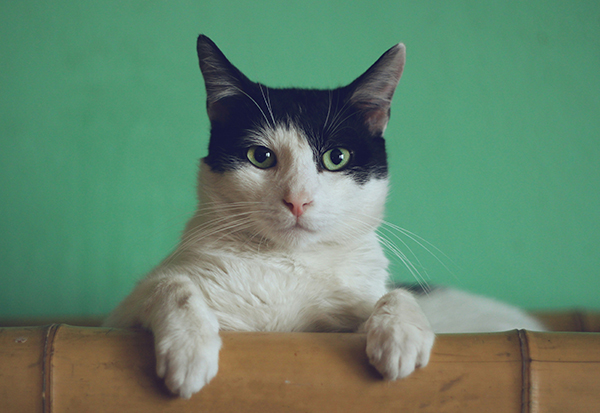
#> input picture Assets/Cat2.jpg, 600 x 413 px, found by its file name
$ python contour.py
#> lines starting #> are read from the running program, lines starting #| are printed output that depends on the picture; after the words box and inside, x2 and y2 are one past the last pixel; in counts of white or black regions, pixels touching at a corner belong together
import cv2 as cv
import numpy as np

img = cv.imread('Assets/cat2.jpg')
#> img is the input picture: shape (413, 600, 3); mean B, G, R 108.4, 133.2, 99.7
#cv.imshow('cat',img)

gray = cv.cvtColor(img, cv.COLOR_BGR2GRAY)  # Convert the image to grayscale
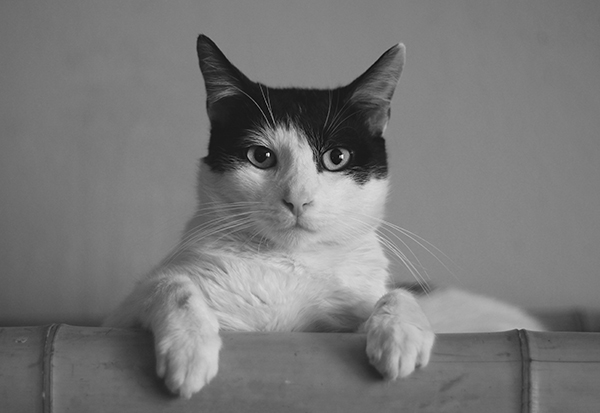
#> gray: shape (413, 600); min 3, max 255, mean 120.4
#cv.imshow("gray", gray)

blank = np.zeros(img.shape, dtype="uint8")
cv.imshow("blank", blank)  # Create a blank image with the same dimensions as the input image

#blur = cv.GaussianBlur(gray, (5, 5), 0)  # Apply Gaussian blur to the grayscale image


#canny = cv.Canny(img, 125,175)#125 = lower threshold, 175 = upper threshold
#cv.imshow("canny",canny)


ret,thresh = cv.threshold(gray,125,255,cv.THRESH_BINARY)  # Apply binary thresholding to the grayscale image
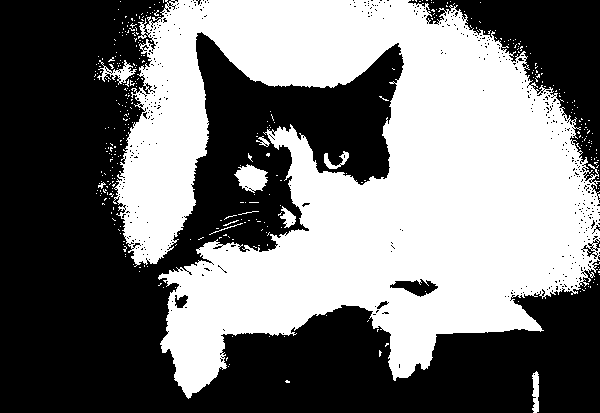
#> thresh: shape (413, 600); 46.3% white; 392 white regions (381 under 20 px)
#If the intensity of a pixel is greater than 125, it will be set to 255 (white), otherwise it will be set to 0 (black)
cv.imshow("thresh", thresh)  # Show the thresholded image

contours, heirarchy = cv.findContours(thresh, cv.RETR_LIST, cv.CHAIN_APPROX_NONE)  # Find contours in the image
#> contours = 1073 contours, 1054 with area under 20; largest, box (x1, y1, x2, y2) and area: (113, 0, 600, 399) 111825, (234, 164, 268, 193) 568, (389, 278, 439, 298) 509, (97, 60, 137, 85) 264, (532, 371, 539, 413) 184
#cv.RETR_LIST retrieves all contours, cv.CHAIN_APPROX_NONE stores all points of the contour
print(f"Number of contours found: {len(contours)}")  # Print the number of contours found
#| Number of contours found: 1073

cv.drawContours(blank,contours,-1,(0,0,255),2)
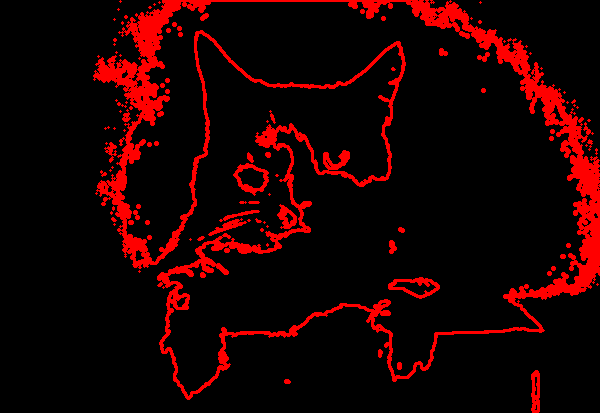
#> blank: shape (413, 600, 3); mean of channels 0, 1, 2 0, 0, 28.3; drawn as B, G, R
cv.imshow("Contours", blank)  # Draw the contours on the blank image and display it

cv.waitKey(0)
